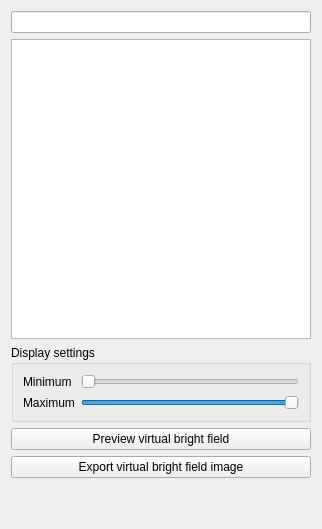
                <widget class="QWidget" name="widget_9" native="true">
                 <property name="sizePolicy">
                  <sizepolicy hsizetype="Maximum" vsizetype="Preferred">
                   <horstretch>0</horstretch>
                   <verstretch>0</verstretch>
                  </sizepolicy>
                 </property>
                 <layout class="QVBoxLayout" name="verticalLayout_7">
                  <item>
                   <widget class="QLineEdit" name="lineEdit_10">
                    <property name="readOnly">
                     <bool>true</bool>
                    </property>
                   </widget>
                  </item>
                  <item>
                   <widget class="QGraphicsView" name="graphicsView_3">
                    <property name="enabled">
                     <bool>true</bool>
                    </property>
                    <property name="sizePolicy">
                     <sizepolicy hsizetype="Fixed" vsizetype="Fixed">
                      <horstretch>1</horstretch>
                      <verstretch>2</verstretch>
                     </sizepolicy>
                    </property>
                    <property name="minimumSize">
                     <size>
                      <width>300</width>
                      <height>300</height>
                     </size>
                    </property>
                    <property name="toolTip">
                     <string>&lt;html&gt;&lt;head/&gt;&lt;body&gt;&lt;p&gt;the calculated virtual bright field&lt;/p&gt;&lt;/body&gt;&lt;/html&gt;</string>
                    </property>
                   </widget>
                  </item>
                  <item>
                   <widget class="QGroupBox" name="groupBox">
                    <property name="sizePolicy">
                     <sizepolicy hsizetype="Preferred" vsizetype="Maximum">
                      <horstretch>0</horstretch>
                      <verstretch>0</verstretch>
                     </sizepolicy>
                    </property>
                    <property name="toolTip">
                     <string>&lt;html&gt;&lt;head/&gt;&lt;body&gt;&lt;p&gt;Adjust display contrast and brightness&lt;/p&gt;&lt;/body&gt;&lt;/html&gt;</string>
                    </property>
                    <property name="title">
                     <string>Display settings</string>
                    </property>
                    <layout class="QGridLayout" name="gridLayout_4">
                     <item row="2" column="1">
                      <widget class="QSlider" name="horizontalSlider_2">
                       <property name="value">
                        <number>99</number>
                       </property>
                       <property name="orientation">
                        <enum>Qt::Horizontal</enum>
                       </property>
                      </widget>
                     </item>
                     <item row="2" column="0">
                      <widget class="QLabel" name="label_25">
                       <property name="text">
                        <string>Maximum</string>
                       </property>
                      </widget>
                     </item>
                     <item row="1" column="0">
                      <widget class="QLabel" name="label_24">
                       <property name="text">
                        <string>Minimum</string>
                       </property>
                      </widget>
                     </item>
                     <item row="1" column="1">
                      <widget class="QSlider" name="horizontalSlider">
                       <property name="maximum">
                        <number>255</number>
                       </property>
                       <property name="pageStep">
                        <number>10</number>
                       </property>
                       <property name="orientation">
                        <enum>Qt::Horizontal</enum>
                       </property>
                      </widget>
                     </item>
                    </layout>
                   </widget>
                  </item>
                  <item>
                   <widget class="QPushButton" name="pushButton_10">
                    <property name="toolTip">
                     <string>&lt;html&gt;&lt;head/&gt;&lt;body&gt;&lt;p&gt;Calculate and display virtual bright field&lt;/p&gt;&lt;/body&gt;&lt;/html&gt;</string>
                    </property>
                    <property name="text">
                     <string>Preview virtual bright field</string>
                    </property>
                   </widget>
                  </item>
                  <item>
                   <widget class="QPushButton" name="pushButton_7">
                    <property name="toolTip">
                     <string>&lt;html&gt;&lt;head/&gt;&lt;body&gt;&lt;p&gt;Export the virtual bright field in the viewport as an 8-bit image&lt;/p&gt;&lt;/body&gt;&lt;/html&gt;</string>
                    </property>
                    <property name="text">
                     <string>Export virtual bright field image</string>
                    </property>
                   </widget>
                  </item>
                  <item>
                   <spacer name="verticalSpacer_3">
                    <property name="orientation">
                     <enum>Qt::Vertical</enum>
                    </property>
                    <property name="sizeHint" stdset="0">
                     <size>
                      <width>20</width>
                      <height>40</height>
                     </size>
                    </property>
                   </spacer>
                  </item>
                 </layout>
                </widget>
